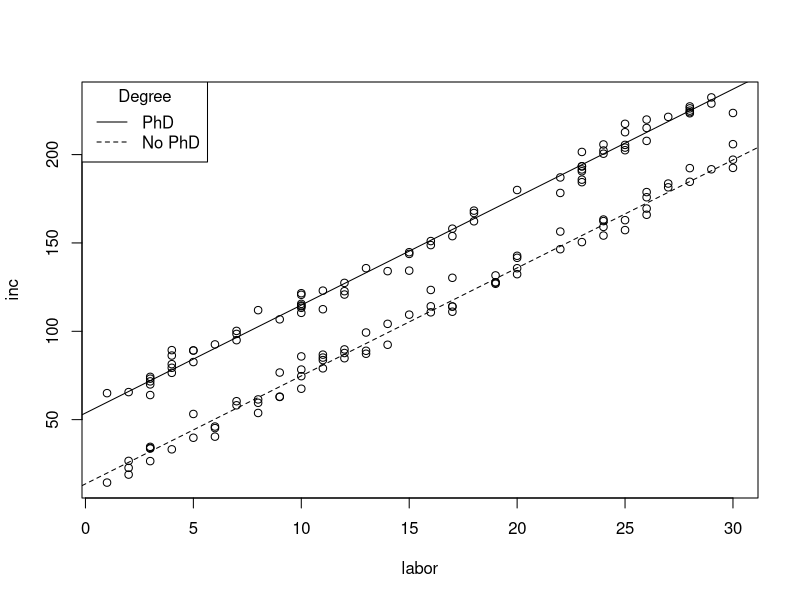
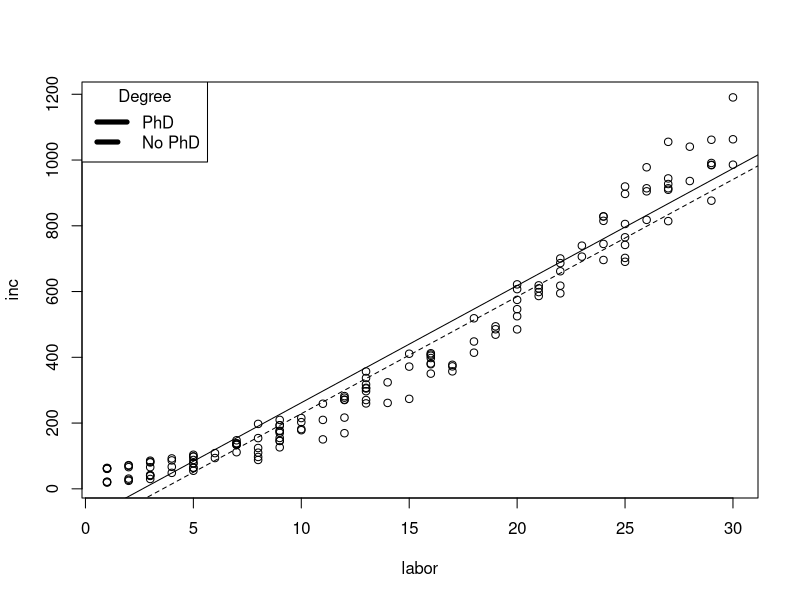
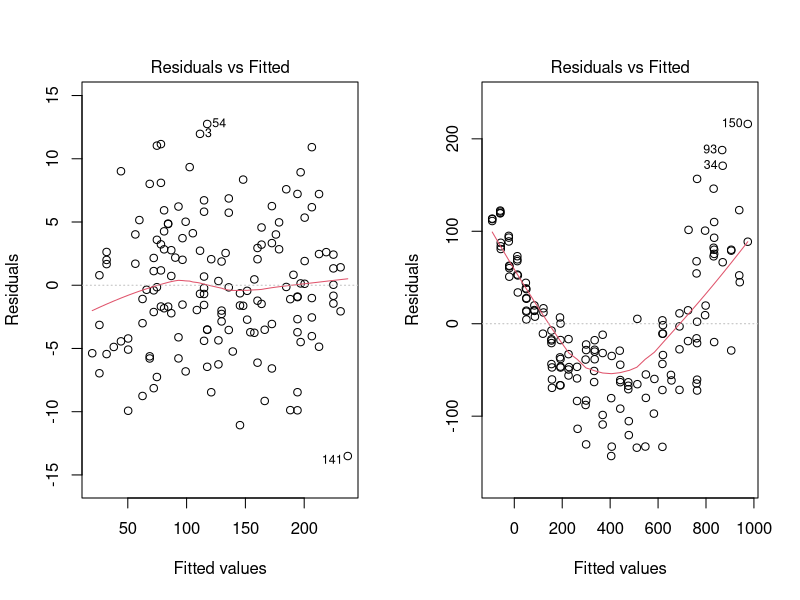
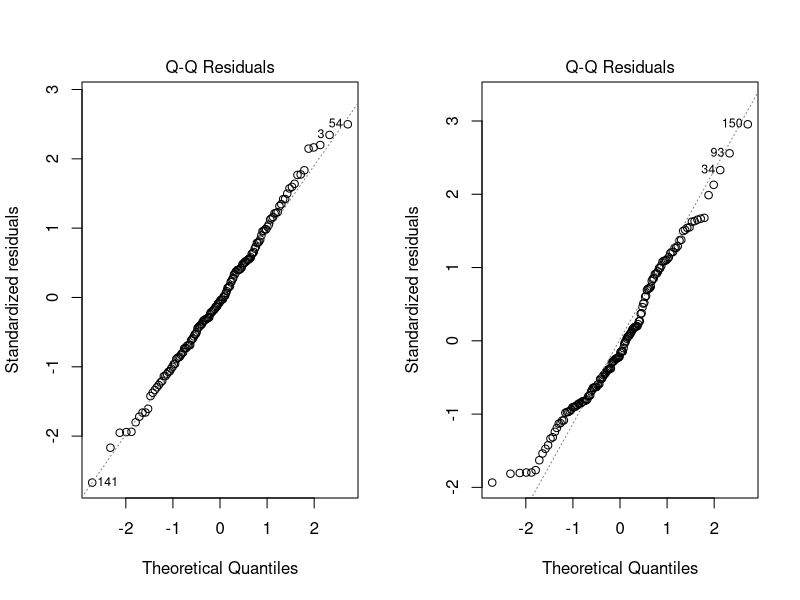
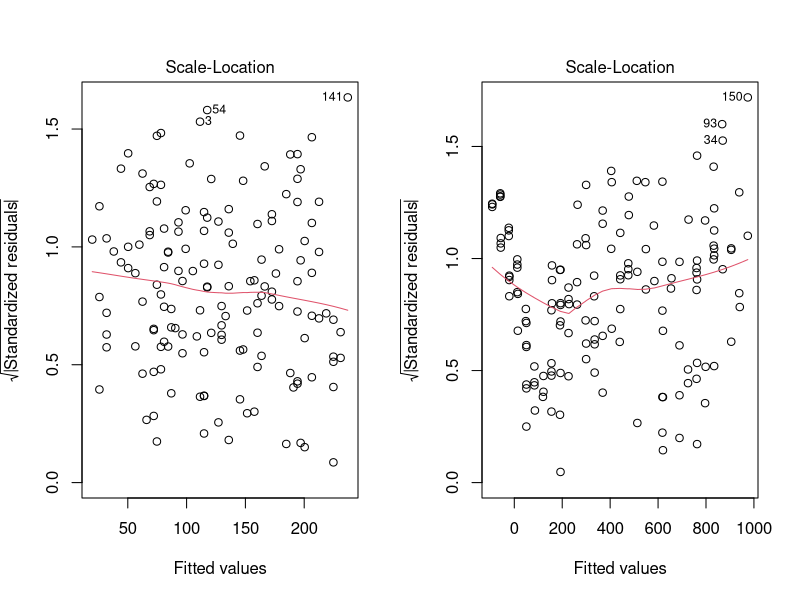
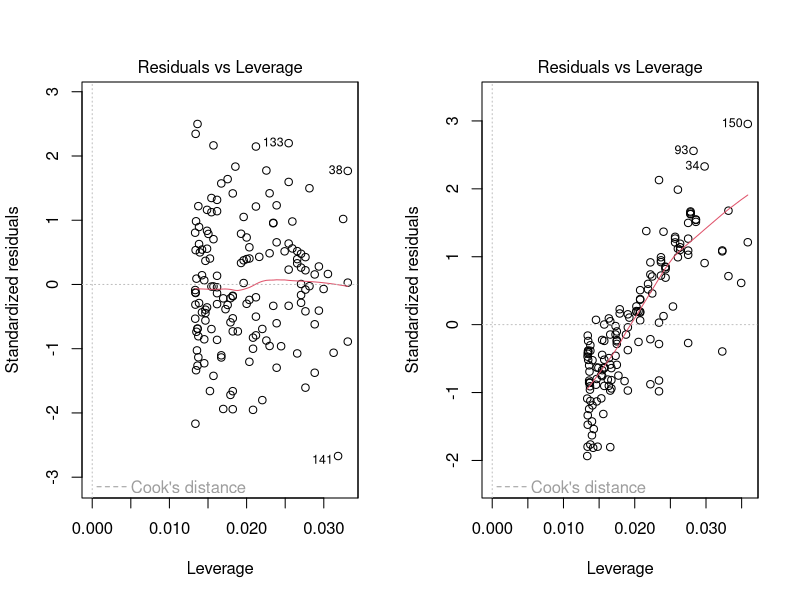

Write the R code that produced these figures, in order.
## ---- chunk 1
set.seed(123)
options(width=60)
knitr::opts_chunk$set(fig.align='center',fig.width=9,fig.height=5)
def.chunk.hook  <- knitr::knit_hooks$get("chunk")
knitr::knit_hooks$set(chunk = function(x, options) {
  x <- def.chunk.hook(x, options)
  ifelse(options$size != "normalsize", paste0("\n \\", options$size,"\n\n", x, "\n\n \\normalsize"), x)
})
require(tidyverse)
require(ggpubr)
## ---- chunk 2
# PROPS TO JML!
set.seed(12345)


################################################################
## This file aims to do three things:
## 1) Demonstrate what is meant by repeated sampling in the regression context
## 2) Make crystal clear what the assumptions required for inference say about
## the data generating process
## 3) Show how to use diagnostic plots to glean that something might be off
## about the assumptions.


################################################################
## First, let's make some data that perfectly comports with the assumptions
## required for inference in OLS


## To start, we need to conjure up our independent variables.  
## Let's make a dummy variable for holding a PhD or not, and an interval
## variable for years in the labor force.

phd <- c(rep(0, 75), rep(1, 75))
labor <- sample(c(1:30), size = 150, replace = TRUE)


## Now let's generate our dependent variable, income, as a linear function of 
## years in labor market and degree status.
## In other words, we're assuming we know the data generating process.
## Let's have our DGP meet the assumptions of inference in OLS, and
## let's use it to generate some data (by which we mean generate the DV, income)

## We'll need a normally-distributed error term with mean 0 and a constant SD
error <- rnorm(150, mean = 0, sd = 5)

## Let's assume the true parameters are:
beta0 <- 15
beta1 <- 6
beta2 <- 40

## So now, let's generate one sample of our DV:

inc <- beta0 + beta1*labor + beta2*phd + error

## This is the step that would be repeated under "repeated sampling."

## Now let's collect our IVs and this DV into a dataframe.

data <- as.data.frame(cbind(inc, labor, phd))

## So we've created our outcome variable as a linear function of labor and phd,
## with normally-distributed error cenetered on zero with constant variance (sd = 5)


## Ok, now let's see what we get when we regress income on labor and phd
## using these data
## ---- chunk 3
m1 <- lm(inc ~ labor + phd, data = data)
## Did we reproduce the truth?
summary(m1)
## ---- chunk 4
## And let's plot the regression lines separately for PhD and not
plot(labor, inc)
abline(coef(m1)[1], coef(m1)[2], lty = 2)
abline(coef(m1)[1]+coef(m1)[3], coef(m1)[2], lty = 1)

legend("topleft", legend = c("PhD", "No PhD"), title = "Degree", lty = c(1,2), lwd = c(1,1), cex = 1)
## ---- chunk 5
## Let's contrast this with a true DGP that violates some of the assumptions
## for inference in OLS:

## For comparison, let's make another dataset

## Let's use the same IVs
phd <- c(rep(0, 75), rep(1, 75))
labor <- sample(c(1:30), size = 150, replace = TRUE)

## But notice the differences in the error term we're going to assume:

error <- .5*labor * rnorm(150, mean = 0, sd = 5)

## Let's keep the same assumed true parameter values

beta0 <- 15
beta1 <- 6
beta2 <- 40

## And let's generate our DV in this way:

inc <- beta0 + beta1*labor + beta2*phd + (labor^2) +  error

data2 <- as.data.frame(cbind(inc, labor, phd))
## ---- chunk 6
m2 <- lm(inc ~ labor + phd, data = data2)

summary(m2)
## ---- chunk 7
## And plot it:

par(mfrow = c(1,1))
plot(labor, inc)
abline(coef(m2)[1], coef(m2)[2], lty = 2)
abline(coef(m2)[1]+coef(m2)[3], coef(m2)[2], lty = 1)

legend("topleft", legend = c("PhD", "No PhD"), title = "Degree", lty = c(1,2), lwd = c(5,5), cex = 1)
# plot(m2)
## ---- chunk 8
par(mfrow = c(1,2))
plot(m1,which = 1)
plot(m2,which = 1)
## ---- chunk 9
par(mfrow = c(1,2))
plot(m1,which = 2)
plot(m2,which = 2)
## ---- chunk 10
par(mfrow = c(1,2))
plot(m1,which = 3)
plot(m2,which = 3)
## ---- chunk 11
par(mfrow = c(1,2))
plot(m1,which = 5)
plot(m2,which = 5)
## ---- chunk 12
dir <- getwd()
type <- 'pdf'
format <- 'landscape'
f <- 'Lecture_20_slides'

# system(paste('Rscript ../NFGH/chromeprint.R',dir,type,format,f),wait = F)
